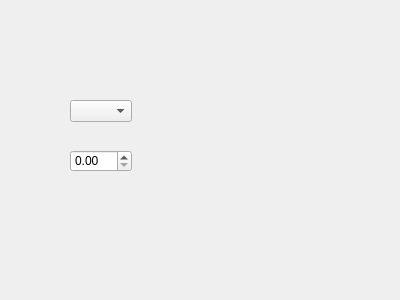
<?xml version="1.0" encoding="UTF-8"?>
<ui version="4.0">
 <class>preset_ideas</class>
 <widget class="QWidget" name="preset_ideas">
  <property name="geometry">
   <rect>
    <x>0</x>
    <y>0</y>
    <width>400</width>
    <height>300</height>
   </rect>
  </property>
  <property name="windowTitle">
   <string>Form</string>
  </property>
  <widget class="QComboBox" name="comboBox">
   <property name="geometry">
    <rect>
     <x>70</x>
     <y>100</y>
     <width>62</width>
     <height>22</height>
    </rect>
   </property>
  </widget>
  <widget class="QDoubleSpinBox" name="doubleSpinBox">
   <property name="geometry">
    <rect>
     <x>70</x>
     <y>150</y>
     <width>62</width>
     <height>22</height>
    </rect>
   </property>
  </widget>
 </widget>
 <resources/>
 <connections/>
</ui>
